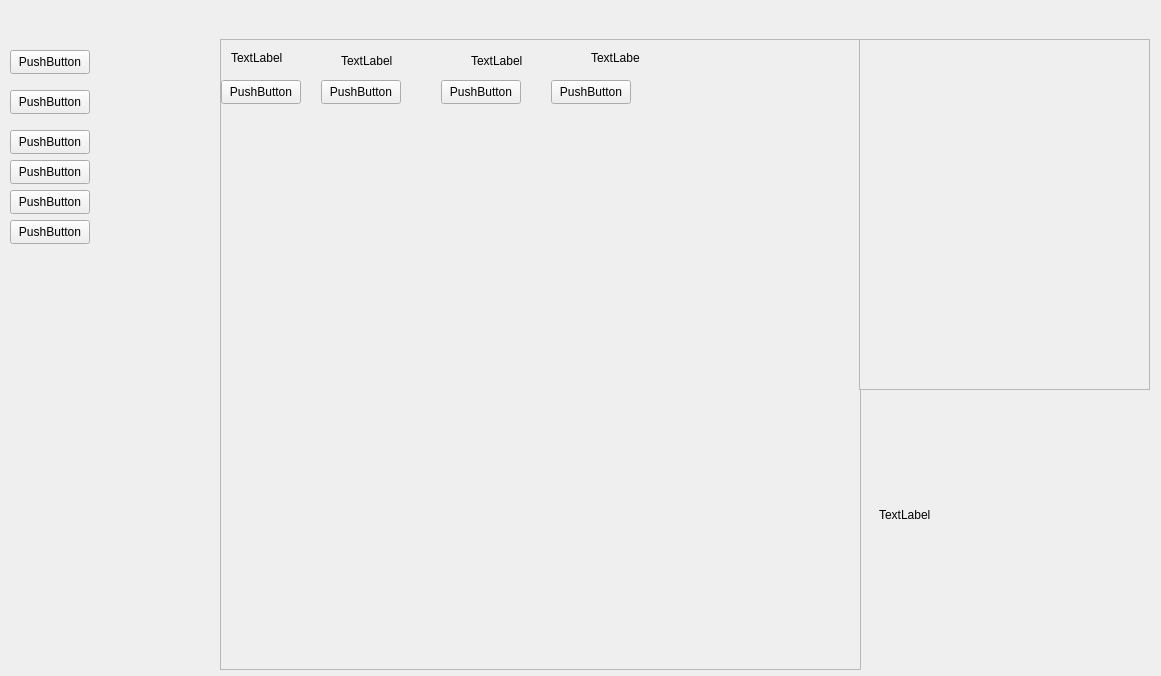
<?xml version="1.0" encoding="UTF-8"?>
<ui version="4.0">
 <class>Form</class>
 <widget class="QWidget" name="Form">
  <property name="geometry">
   <rect>
    <x>0</x>
    <y>0</y>
    <width>1161</width>
    <height>676</height>
   </rect>
  </property>
  <property name="windowTitle">
   <string>Form</string>
  </property>
  <widget class="QWidget" name="widget" native="true">
   <property name="geometry">
    <rect>
     <x>0</x>
     <y>40</y>
     <width>221</width>
     <height>631</height>
    </rect>
   </property>
   <widget class="QPushButton" name="pushButton_5">
    <property name="geometry">
     <rect>
      <x>10</x>
      <y>10</y>
      <width>80</width>
      <height>24</height>
     </rect>
    </property>
    <property name="text">
     <string>PushButton</string>
    </property>
   </widget>
   <widget class="QPushButton" name="pushButton_6">
    <property name="geometry">
     <rect>
      <x>10</x>
      <y>50</y>
      <width>80</width>
      <height>24</height>
     </rect>
    </property>
    <property name="text">
     <string>PushButton</string>
    </property>
   </widget>
   <widget class="QPushButton" name="pushButton_7">
    <property name="geometry">
     <rect>
      <x>10</x>
      <y>90</y>
      <width>80</width>
      <height>24</height>
     </rect>
    </property>
    <property name="text">
     <string>PushButton</string>
    </property>
   </widget>
   <widget class="QPushButton" name="pushButton_8">
    <property name="geometry">
     <rect>
      <x>10</x>
      <y>120</y>
      <width>80</width>
      <height>24</height>
     </rect>
    </property>
    <property name="text">
     <string>PushButton</string>
    </property>
   </widget>
   <widget class="QPushButton" name="pushButton_9">
    <property name="geometry">
     <rect>
      <x>10</x>
      <y>150</y>
      <width>80</width>
      <height>24</height>
     </rect>
    </property>
    <property name="text">
     <string>PushButton</string>
    </property>
   </widget>
   <widget class="QPushButton" name="pushButton_10">
    <property name="geometry">
     <rect>
      <x>10</x>
      <y>180</y>
      <width>80</width>
      <height>24</height>
     </rect>
    </property>
    <property name="text">
     <string>PushButton</string>
    </property>
   </widget>
  </widget>
  <widget class="QScrollArea" name="scrollArea">
   <property name="geometry">
    <rect>
     <x>220</x>
     <y>39</y>
     <width>641</width>
     <height>631</height>
    </rect>
   </property>
   <property name="widgetResizable">
    <bool>true</bool>
   </property>
   <widget class="QWidget" name="scrollAreaWidgetContents">
    <property name="geometry">
     <rect>
      <x>0</x>
      <y>0</y>
      <width>639</width>
      <height>629</height>
     </rect>
    </property>
    <widget class="QLabel" name="label">
     <property name="geometry">
      <rect>
       <x>10</x>
       <y>10</y>
       <width>101</width>
       <height>16</height>
      </rect>
     </property>
     <property name="text">
      <string>TextLabel</string>
     </property>
    </widget>
    <widget class="QLabel" name="label_2">
     <property name="geometry">
      <rect>
       <x>120</x>
       <y>10</y>
       <width>131</width>
       <height>21</height>
      </rect>
     </property>
     <property name="text">
      <string>TextLabel</string>
     </property>
    </widget>
    <widget class="QLabel" name="label_3">
     <property name="geometry">
      <rect>
       <x>250</x>
       <y>10</y>
       <width>91</width>
       <height>21</height>
      </rect>
     </property>
     <property name="text">
      <string>TextLabel</string>
     </property>
    </widget>
    <widget class="QPushButton" name="pushButton">
     <property name="geometry">
      <rect>
       <x>0</x>
       <y>40</y>
       <width>80</width>
       <height>24</height>
      </rect>
     </property>
     <property name="text">
      <string>PushButton</string>
     </property>
    </widget>
    <widget class="QLabel" name="label_4">
     <property name="geometry">
      <rect>
       <x>370</x>
       <y>10</y>
       <width>49</width>
       <height>16</height>
      </rect>
     </property>
     <property name="text">
      <string>TextLabel</string>
     </property>
    </widget>
    <widget class="QPushButton" name="pushButton_2">
     <property name="geometry">
      <rect>
       <x>100</x>
       <y>40</y>
       <width>80</width>
       <height>24</height>
      </rect>
     </property>
     <property name="text">
      <string>PushButton</string>
     </property>
    </widget>
    <widget class="QPushButton" name="pushButton_3">
     <property name="geometry">
      <rect>
       <x>220</x>
       <y>40</y>
       <width>80</width>
       <height>24</height>
      </rect>
     </property>
     <property name="text">
      <string>PushButton</string>
     </property>
    </widget>
    <widget class="QPushButton" name="pushButton_4">
     <property name="geometry">
      <rect>
       <x>330</x>
       <y>40</y>
       <width>80</width>
       <height>24</height>
      </rect>
     </property>
     <property name="text">
      <string>PushButton</string>
     </property>
    </widget>
   </widget>
  </widget>
  <widget class="QWidget" name="widget_2" native="true">
   <property name="geometry">
    <rect>
     <x>9</x>
     <y>10</y>
     <width>1141</width>
     <height>31</height>
    </rect>
   </property>
  </widget>
  <widget class="QWidget" name="widget_3" native="true">
   <property name="geometry">
    <rect>
     <x>859</x>
     <y>39</y>
     <width>301</width>
     <height>631</height>
    </rect>
   </property>
   <widget class="QLabel" name="label_5">
    <property name="geometry">
     <rect>
      <x>20</x>
      <y>350</y>
      <width>261</width>
      <height>251</height>
     </rect>
    </property>
    <property name="text">
     <string>TextLabel</string>
    </property>
   </widget>
   <widget class="QScrollArea" name="scrollArea_2">
    <property name="geometry">
     <rect>
      <x>0</x>
      <y>0</y>
      <width>291</width>
      <height>351</height>
     </rect>
    </property>
    <property name="widgetResizable">
     <bool>true</bool>
    </property>
    <widget class="QWidget" name="scrollAreaWidgetContents_2">
     <property name="geometry">
      <rect>
       <x>0</x>
       <y>0</y>
       <width>289</width>
       <height>349</height>
      </rect>
     </property>
    </widget>
   </widget>
  </widget>
 </widget>
 <resources/>
 <connections/>
</ui>
